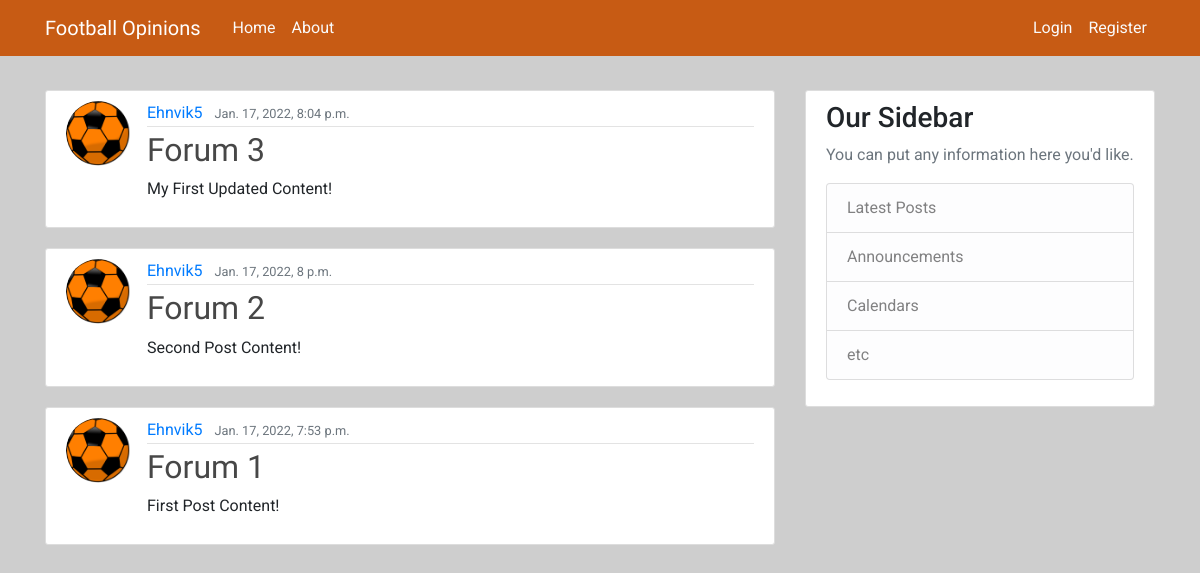
Before: / with the older database file.
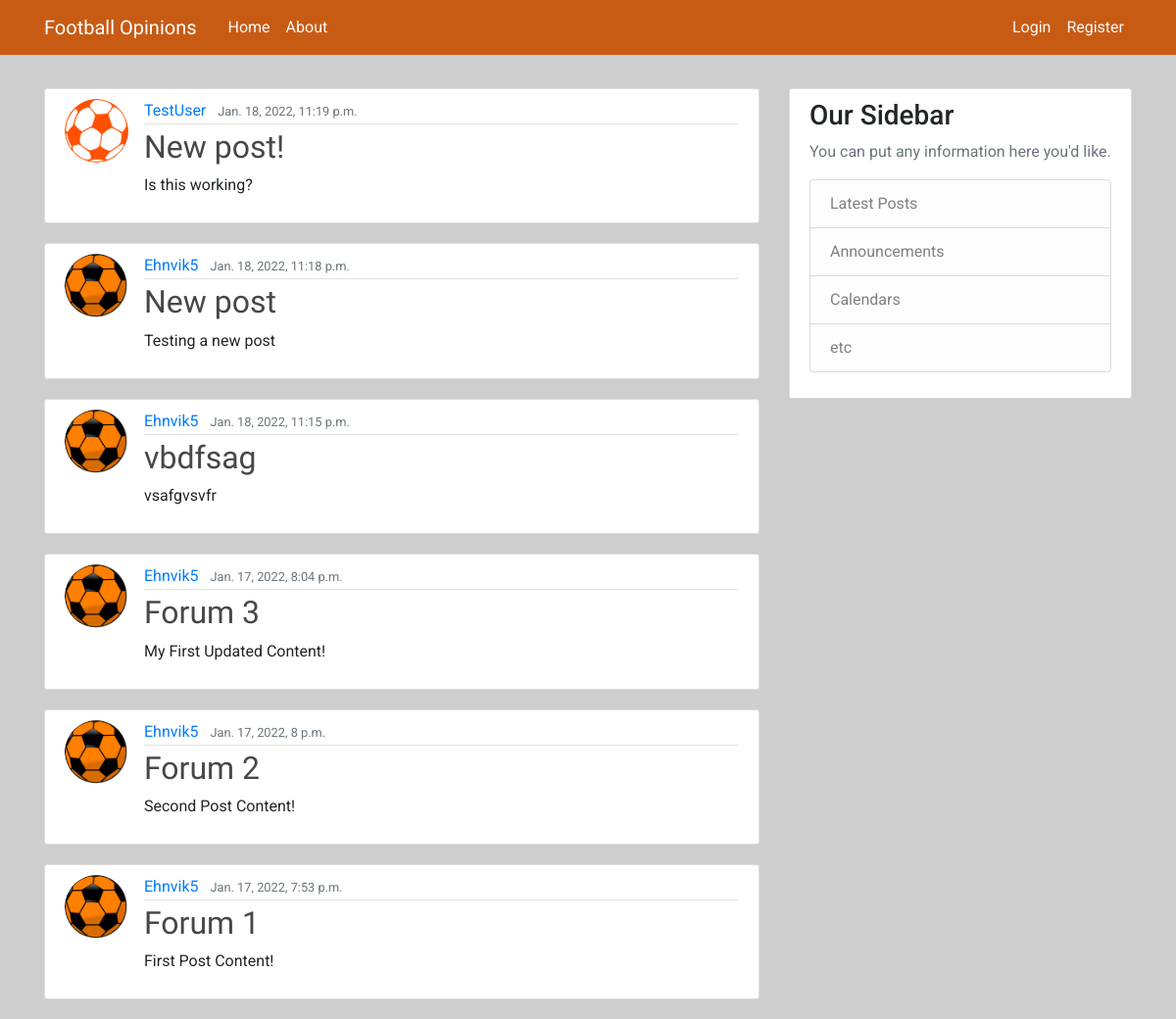
After: the same page with the newer database file.
### forum/models.py (models this page shows, shortened)
class Post(models.Model):
    title = models.CharField(max_length=100)
    content = models.TextField()
    date_posted = models.DateTimeField(default=timezone.now)
    author = models.ForeignKey(User, on_delete=models.CASCADE)

### users/models.py (models this page shows, shortened)
class Profile(models.Model):
    user = models.OneToOneField(User, on_delete=models.CASCADE)
    image = models.ImageField(default='default.jpg', upload_to='profile_pics')

### forum/views.py (the view)
# urls.py: path('', PostListView.as_view(), name='forum-home'),
class PostListView(ListView):
    model = Post
    template_name = 'forum/home.html'
    context_object_name = 'posts'
    ordering = ['-date_posted']

### forum/templates/forum/home.html
{% extends "forum/base.html" %}
{% block content %}
    {% for post in posts %}
        <article class="media content-section">
          <img class="rounded-circle article-img" src="{{ post.author.profile.image.url }}">
          <div class="media-body">
            <div class="article-metadata">
              <a class="mr-2" href="#">{{ post.author }}</a>
              <small class="text-muted">{{ post.date_posted }}</small>
            </div>
            <h2><a class="article-title" href="{% url 'post-detail' post.id %}">{{ post.title }}</a></h2>
            <p class="article-content">{{ post.content }}</p>
          </div>
        </article>
    {% endfor %}
{% endblock content %}

### forum/templates/forum/base.html (shortened to what this page needs)
{% load static %}
<!DOCTYPE html>
<html lang="en">
<head>
    <link rel="stylesheet" type="text/css" href="{% static 'forum/style.css' %}">
    <link rel="stylesheet" href="https://maxcdn.bootstrapcdn.com/bootstrap/4.0.0/css/bootstrap.min.css">
</head>
<body>
    <header class="site-header">
        <nav class="navbar navbar-expand-md navbar-dark bg-steel fixed-top">
          <div class="container">
            <a class="navbar-brand mr-4" href="{% url 'forum-home' %}">Football Opinions</a>
            <div class="collapse navbar-collapse" id="navbarToggle">
              <div class="navbar-nav mr-auto">
                <a class="nav-item nav-link nav-color" href="{% url 'forum-home' %}">Home</a>
                <a class="nav-item nav-link nav-color" href="{% url 'forum-about' %}">About</a>
              </div>
              <div class="navbar-nav">
                {% if user.is_authenticated %}
                <a class="nav-item nav-link nav-color" href="{% url 'profile' %}">Profile</a>
                <a class="nav-item nav-link nav-color" href="{% url 'logout' %}">Logout</a>
                {% else %}
                <a class="nav-item nav-link nav-color" href="{% url 'login' %}">Login</a>
                <a class="nav-item nav-link nav-color" href="{% url 'register' %}">Register</a>
                {% endif %}
              </div>
            </div>
          </div>
        </nav>
      </header>
      <main role="main" class="container container-margin">
        <div class="row">
          <div class="col-md-8">
          {% block content %}{% endblock %}
          </div>
          <div class="col-md-4">
            <div class="content-section">
              <h3>Our Sidebar</h3>
              <p class='text-muted'>You can put any information here you'd like.
                <ul class="list-group">
                  <li class="list-group-item list-group-item-light">Latest Posts</li>
                  <li class="list-group-item list-group-item-light">Announcements</li>
                  <li class="list-group-item list-group-item-light">Calendars</li>
                  <li class="list-group-item list-group-item-light">etc</li>
                </ul>
              </p>
            </div>
          </div>
        </div>
      </main>
</body>
</html>

### forum/static/forum/style.css (style rules this page uses)
html body { background-color: #cecece; margin-top: 5rem; font-family: "Roboto", sans-serif; }
h1, h2, h3, h4, h5, h6 { color: #fafafa; }
ul { margin: 0; }
.bg-steel { background-color: #c75b14; color: #fafafa; }
a.nav-item.nav-link.nav-color { color: #fafafa; }
.navbar-brand { font-family: "Exo", sans-serif; }
.content-section { background: #ffffff; padding: 10px 20px; border: 1px solid #dddddd; border-radius: 3px; margin-bottom: 20px; }
.container-margin { padding-top: 10px; }
.article-title { color: rgb(71, 71, 71); font-family: "Exo", sans-serif; }
.article-content { white-space: pre-line; }
.article-img { height: 65px; width: 65px; margin-right: 16px; }
.article-metadata { padding-bottom: 1px; margin-bottom: 4px; border-bottom: 1px solid #e3e3e3 }

Changed rows visible on the page:
added Post: author.profile.image (placeholder picture), author "TestUser", date_posted "Jan. 18, 2022, 11:19 p.m.", title "New post!", content "Is this working?"
added Post: author.profile.image (picture), author "Ehnvik5", date_posted "Jan. 18, 2022, 11:18 p.m.", title "New post", content "Testing a new post"
added Post: author.profile.image (picture), author "Ehnvik5", date_posted "Jan. 18, 2022, 11:15 p.m.", title "vbdfsag", content "vsafgvsvfr"
